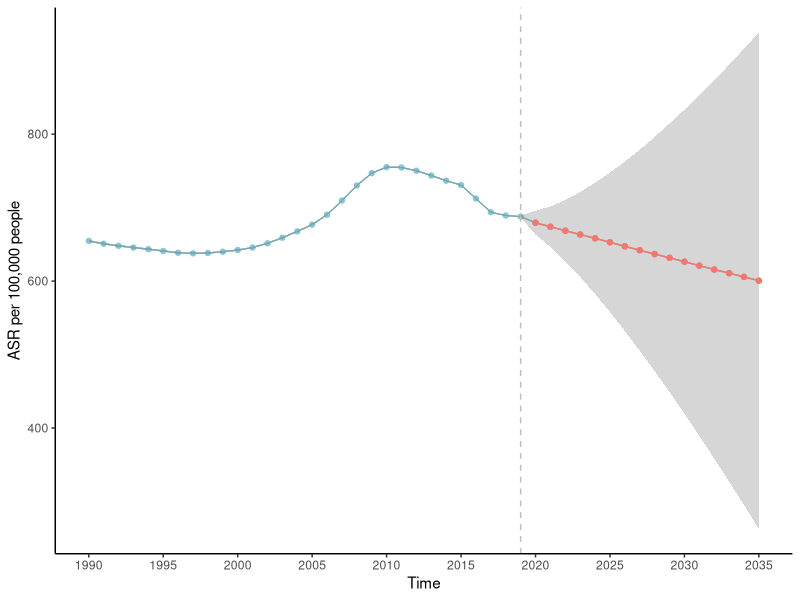
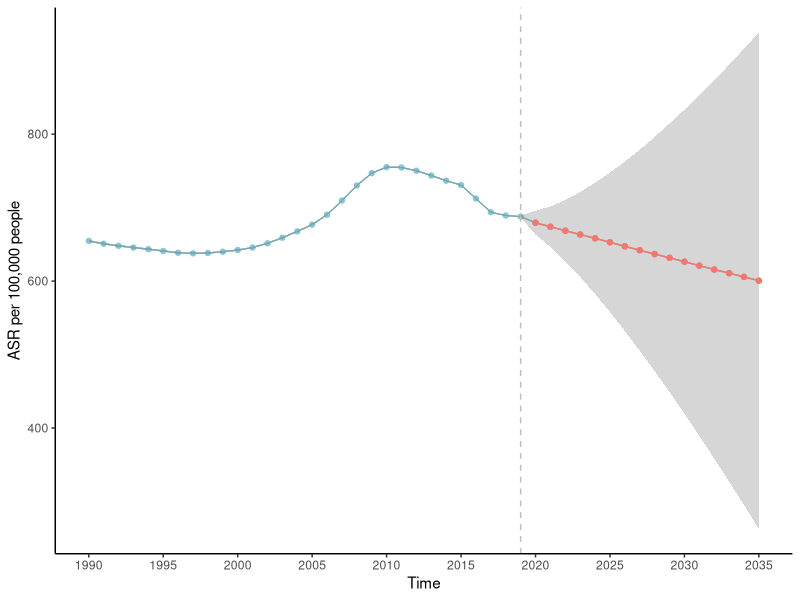

Recreate these plots in R, in order.
library(readr)
library(ggplot2)
library(tidyverse)

data <- read_csv("Non-tropical-data/165.csv")
### ggplot
p1=ggplot(data=data,aes(Time,rate))+
  geom_point(color = '#8ac6d1')+
  geom_line(color = '#8ac6d1')+
  geom_ribbon(aes(ymin = ratelow, ymax = rateup), alpha = 0.2)+
  geom_point(data=data %>% filter(Time>2019),aes(Time,rate,color="red"))+
  geom_line(data=data %>% filter(Time>2019),aes(Time,rate,color="red"))+
  geom_vline(xintercept=2019, linetype="dashed", color = "grey")+
  scale_x_continuous(breaks = seq(1990, 2035, by = 5))+
  xlab("Time") +
  ylab("ASR per 100,000 people")+
  theme_classic()+
  theme(strip.background = element_blank(),
        strip.text = element_text(size = 12),
        legend.position="none"
  )

p1

ggsave("165-rate.pdf", units="in", width=8, height=4, dpi=600)
